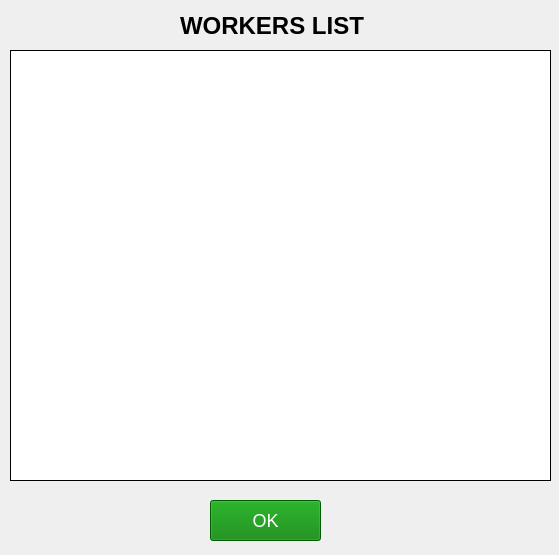
<?xml version="1.0" encoding="UTF-8"?>
<ui version="4.0">
 <class>Form</class>
 <widget class="QWidget" name="Form">
  <property name="geometry">
   <rect>
    <x>0</x>
    <y>0</y>
    <width>559</width>
    <height>555</height>
   </rect>
  </property>
  <property name="windowTitle">
   <string>Form</string>
  </property>
  <widget class="QPushButton" name="pushButton">
   <property name="geometry">
    <rect>
     <x>210</x>
     <y>500</y>
     <width>111</width>
     <height>41</height>
    </rect>
   </property>
   <property name="styleSheet">
    <string notr="true">font-size: 18px;
background-color: green;
color: white;</string>
   </property>
   <property name="text">
    <string>OK</string>
   </property>
  </widget>
  <widget class="QListWidget" name="listWidget">
   <property name="geometry">
    <rect>
     <x>10</x>
     <y>50</y>
     <width>541</width>
     <height>431</height>
    </rect>
   </property>
   <property name="styleSheet">
    <string notr="true">border: 1px solid black;</string>
   </property>
  </widget>
  <widget class="QLabel" name="label">
   <property name="geometry">
    <rect>
     <x>180</x>
     <y>10</y>
     <width>201</width>
     <height>31</height>
    </rect>
   </property>
   <property name="styleSheet">
    <string notr="true">font-size: 24px;
font-weight: 600;</string>
   </property>
   <property name="text">
    <string>WORKERS LIST</string>
   </property>
  </widget>
 </widget>
 <resources/>
 <connections/>
</ui>
